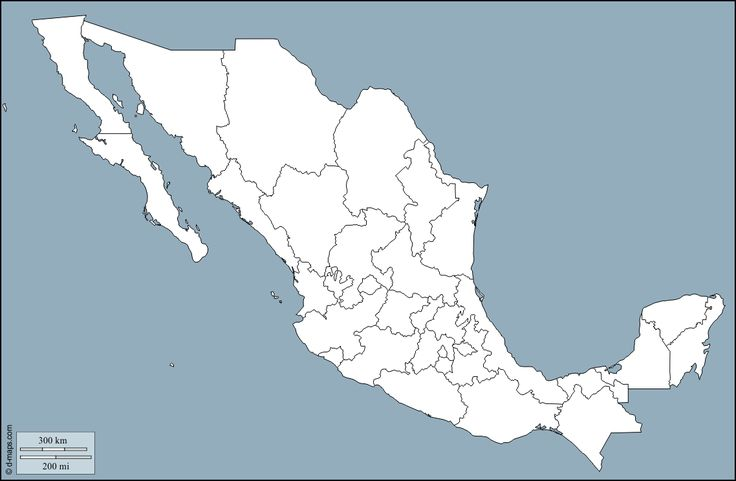
#> input picture mexico.jpg, 736 x 481 px
$ python vendedor_mexicano.py
#> lines starting #> are read from the running program, lines starting #| are printed output that depends on the picture
### scripts/AntColonyOptimizer.py
import numpy as np
import matplotlib.pyplot as plt
import time

import warnings

warnings.filterwarnings("ignore")


class AntColonyOptimizer:
    def __init__(self, ants, evaporation_rate, intensification, alpha=1.0, beta=0.0, beta_evaporation_rate=0,
                 choose_best=.1):
        """
        Ant colony optimizer.  Traverses a graph and finds either the max or min distance between nodes.
        :param ants: number of ants to traverse the graph
        :param evaporation_rate: rate at which pheromone evaporates
        :param intensification: constant added to the best path
        :param alpha: weighting of pheromone
        :param beta: weighting of heuristic (1/distance)
        :param beta_evaporation_rate: rate at which beta decays (optional)
        :param choose_best: probability to choose the best route
        """
        # Parameters
        self.ants = ants
        self.evaporation_rate = evaporation_rate
        self.pheromone_intensification = intensification
        self.heuristic_alpha = alpha
        self.heuristic_beta = beta
        self.beta_evaporation_rate = beta_evaporation_rate
        self.choose_best = choose_best

        # Internal representations
        self.pheromone_matrix = None
        self.heuristic_matrix = None
        self.probability_matrix = None

        self.map = None
        self.set_of_available_nodes = None

        # Internal stats
        self.best_series = []
        self.best_path_series = []   # mejor ruta por iteración (para GIF)
        self.best = None
        self.fitted = False
        self.best_path = None
        self.fit_time = None

        # Plotting values
        self.stopped_early = False

    # [24 lines left out: function __str__, not called in this run]

    def _initialize(self):
        """
        Initializes the model by creating the various matrices and generating the list of available nodes
        """
        assert self.map.shape[0] == self.map.shape[1], "Map is not a distance matrix!"
        num_nodes = self.map.shape[0]
        self.pheromone_matrix = np.ones((num_nodes, num_nodes))
        # Remove the diagonal since there is no pheromone from node i to itself
        self.pheromone_matrix[np.eye(num_nodes) == 1] = 0
        self.heuristic_matrix = 1 / self.map
        self.probability_matrix = (self.pheromone_matrix ** self.heuristic_alpha) * (
                self.heuristic_matrix ** self.heuristic_beta)  # element by element multiplcation
        self.set_of_available_nodes = list(range(num_nodes))

    def _reinstate_nodes(self):
        """
        Resets available nodes to all nodes for the next iteration
        """
        self.set_of_available_nodes = list(range(self.map.shape[0]))

    def _update_probabilities(self):
        """
        After evaporation and intensification, the probability matrix needs to be updated.  This function
        does that.
        """
        self.probability_matrix = (self.pheromone_matrix ** self.heuristic_alpha) * (
                self.heuristic_matrix ** self.heuristic_beta)

    def _choose_next_node(self, from_node):
        """
        Chooses the next node based on probabilities.  If p < p_choose_best, then the best path is chosen, otherwise
        it is selected from a probability distribution weighted by the pheromone.
        :param from_node: the node the ant is coming from
        :return: index of the node the ant is going to
        """
        numerator = self.probability_matrix[from_node, self.set_of_available_nodes]
        if np.random.random() < self.choose_best:
            next_node = np.argmax(numerator)
        else:
            denominator = np.sum(numerator)
            probabilities = numerator / denominator
            next_node = np.random.choice(range(len(probabilities)), p=probabilities)
        return next_node

    def _remove_node(self, node):
        self.set_of_available_nodes.remove(node)

    def _evaluate(self, paths, mode):
        """
        Evaluates the solutions of the ants by adding up the distances between nodes.
        :param paths: solutions from the ants
        :param mode: max or min
        :return: x and y coordinates of the best path as a tuple, the best path, and the best score
        """
        scores = np.zeros(len(paths))
        coordinates_i = []
        coordinates_j = []
        for index, path in enumerate(paths):
            score = 0
            coords_i = []
            coords_j = []
            for i in range(len(path) - 1):
                coords_i.append(path[i])
                coords_j.append(path[i + 1])
                score += self.map[path[i], path[i + 1]]
            scores[index] = score
            coordinates_i.append(coords_i)
            coordinates_j.append(coords_j)
        if mode == 'min':
            best = np.argmin(scores)
        elif mode == 'max':
            best = np.argmax(scores)
        return (coordinates_i[best], coordinates_j[best]), paths[best], scores[best]

    def _evaporation(self):
        """
        Evaporate some pheromone as the inverse of the evaporation rate.  Also evaporates beta if desired.
        """
        self.pheromone_matrix *= (1 - self.evaporation_rate)
        self.heuristic_beta *= (1 - self.beta_evaporation_rate)

    def _intensify(self, best_coords):
        """
        Increases the pheromone by some scalar for the best route.
        :param best_coords: x and y (i and j) coordinates of the best route
        """
        i = best_coords[0]
        j = best_coords[1]
        self.pheromone_matrix[i, j] += self.pheromone_intensification

    def fit(self, map_matrix, iterations=100, mode='min', early_stopping_count=20, verbose=True):
        """
        Fits the ACO to a specific map.  This was designed with the Traveling Salesman problem in mind.
        :param map_matrix: Distance matrix or some other matrix with similar properties
        :param iterations: number of iterations
        :param mode: whether to get the minimum path or maximum path
        :param early_stopping_count: how many iterations of the same score to make the algorithm stop early
        :return: the best score
        """
        if verbose: print("Beginning ACO Optimization with {} iterations...".format(iterations))
        self.map = map_matrix
        start = time.time()
        self._initialize()
        num_equal = 0

        for i in range(iterations):
            start_iter = time.time()
            paths = []
            path = []

            for ant in range(self.ants):
                current_node = self.set_of_available_nodes[np.random.randint(0, len(self.set_of_available_nodes))]
                start_node = current_node
                while True:
                    path.append(current_node)
                    self._remove_node(current_node)
                    if len(self.set_of_available_nodes) != 0:
                        current_node_index = self._choose_next_node(current_node)
                        current_node = self.set_of_available_nodes[current_node_index]
                    else:
                        break

                path.append(start_node)  # go back to start
                self._reinstate_nodes()
                paths.append(path)
                path = []

            best_path_coords, best_path, best_score = self._evaluate(paths, mode)

            if i == 0:
                best_score_so_far = best_score
                self.best_path = best_path
            else:
                if mode == 'min':
                    if best_score < best_score_so_far:
                        best_score_so_far = best_score
                        self.best_path = best_path
                elif mode == 'max':
                    if best_score > best_score_so_far:
                        best_score_so_far = best_score
                        self.best_path = best_path

            if best_score == best_score_so_far:
                num_equal += 1
            else:
                num_equal = 0

            self.best_series.append(best_score)
            self.best_path_series.append(list(self.best_path))  # ruta global mejor hasta iter i
            self._evaporation()
            self._intensify(best_path_coords)
            self._update_probabilities()

            if verbose: print("Best score at iteration {}: {}; overall: {} ({}s)"
                              "".format(i, round(best_score, 2), round(best_score_so_far, 2),
                                        round(time.time() - start_iter)))

            if best_score == best_score_so_far and num_equal == early_stopping_count:
                self.stopped_early = True
                print("Stopping early due to {} iterations of the same score.".format(early_stopping_count))
                break

        self.fit_time = round(time.time() - start)
        self.fitted = True

        if mode == 'min':
            self.best = self.best_series[np.argmin(self.best_series)]
            if verbose: print(
                "ACO fitted.  Runtime: {} minutes.  Best score: {}".format(self.fit_time // 60, self.best))
            return self.best
        elif mode == 'max':
            self.best = self.best_series[np.argmax(self.best_series)]
            if verbose: print(
                "ACO fitted.  Runtime: {} minutes.  Best score: {}".format(self.fit_time // 60, self.best))
            return self.best
        else:
            raise ValueError("Invalid mode!  Choose 'min' or 'max'.")

    # [22 lines left out: function plot, not called in this run]

### vendedor_mexicano.py
"""
El salario medio en México es de 10 000 MXN al mes.
El caro mas vendido en México en 2017 era la Nissan Versa.


Entonces supondremos que el vendedor tiene un Nissan Versa para movarse y que el vendedor gana 10 000MXN al mes (333 MXN al dia)

El peago costa 4 MXN al km
El caro consume 7L al 100km yel precio al litre del gasolina 26MXN litre

Supongamos que podemos hacer 800km al dia
"""
import numpy as np
from AntColonyOptimizer import AntColonyOptimizer
import matplotlib
matplotlib.use('Agg')
import matplotlib.pyplot as plt
import matplotlib.image as mpimg


ciudades = np.array([
    [21.8818, -102.2958],     # Aguascalientes
    [32.6278, -115.4545],     # Mexicali
    [24.1426, -110.3132],     # La Paz
    [19.8444, -90.5349],      # San Francisco de Campeche
    [16.7597, -93.1131],      # Tuxtla Gutiérrez
    [28.6329, -106.0691],     # Chihuahua
    [25.4232, -101.0053],     # Saltillo
    [19.2452, -103.7241],     # Colima
    [24.0277, -104.6546],     # Victoria de Durango
    [21.0194, -101.2574],     # Guanajuato
    [17.5507, -99.5010],      # Chilpancingo
    [20.1160, -98.7335],      # Pachuca
    [20.6597, -103.3496],     # Guadalajara
    [19.2892, -99.6557],      # Toluca
    [19.7008, -101.1844],     # Morelia
    [18.9242, -99.2216],      # Cuernavaca
    [21.5045, -104.8964],     # Tepic
    [25.6866, -100.3161],     # Monterrey
    [17.0677, -96.7226],      # Oaxaca de Juárez
    [19.0439, -98.2005],      # Puebla de Zaragoza
    [20.5881, -100.3881],     # Santiago de Querétaro
    [18.5141, -88.2948],      # Chetumal
    [22.1565, -100.9855],     # San Luis Potosí
    [24.8075, -107.3928],     # Culiacán
    [29.0988, -110.9548],     # Hermosillo
    [17.9869, -92.9303],      # Villahermosa
    [23.7461, -99.1462],      # Ciudad Victoria
    [19.3175, -98.2386],      # Tlaxcala
    [19.5430, -96.9052],      # Xalapa
    [20.9754, -89.6169],      # Mérida
    [22.7709, -102.5833],     # Zacatecas
    [19.4326, -99.1332]       # Ciudad de México
]) * np.pi / 180


def distancia(ciudad_1, ciudad_2):

    """
    uso de la formula de Harvenstine
    """
    lat_1, long_1 = ciudad_1[0], ciudad_1[1]
    lat_2, long_2 = ciudad_2[0], ciudad_2[1]

    delta_lat = lat_2 - lat_1
    delta_long = long_2 - long_1

    a = np.sin(delta_lat/2)**2 + np.cos(lat_1)*np.cos(lat_2)* ( np.sin(delta_long/2)**2 )
    c = 2 * np.atan2( np.sqrt(a), np.sqrt(1 - a) )

    R = 6371

    factor_coreccion = 1.2

    return factor_coreccion*R*c


def precio_viaje(ciudad_1 , ciudad_2 ):

    precio_gasolina = 7*26/100  # MXN / km
    precio_peaje = 4    # MXN / km
    kilometros_al_dia = 800     #km
    salario_diario = 333    # MXN

    d = distancia(ciudad_1, ciudad_2)
    gasolina = d * precio_gasolina
    peaje = d * precio_peaje
    salario_perdido = (d / kilometros_al_dia) * salario_diario

    return gasolina + peaje + salario_perdido


precio_matrice = np.zeros(shape = (32,32))


for i in range(32):
    for j in range(32):

        precio_matrice[i][j] = precio_viaje(ciudades[i], ciudades[j])


optimizer = AntColonyOptimizer(ants=32, evaporation_rate=.1, intensification=2, alpha=1, beta=1,
                               beta_evaporation_rate=0, choose_best=.1)

best = optimizer.fit(precio_matrice, 200)

print(optimizer.best_path)

ciudades_plano = ciudades.copy()
ciudades_plano[:,0] = ciudades[:,1] * 6371
ciudades_plano[:,1] = np.log( np.tan( (np.pi/4) + ciudades[:,0]/2 )) * 6371


img = mpimg.imread('mexico.jpg')
#> img is the input picture: shape (481, 736, 3); mean R, G, B 173.2, 191.4, 202

fig, ax = plt.subplots()
ax.imshow(img, extent=[np.min(ciudades_plano[:,0])-300, np.max(ciudades_plano[:,0])+100, np.min(ciudades_plano[:,1])-400, np.max(ciudades_plano[:,1])+200], aspect='auto')

ax.scatter(ciudades_plano[:,0], ciudades_plano[:,1])
ax.plot(ciudades_plano[optimizer.best_path,0],ciudades_plano[optimizer.best_path,1],'-r')
plt.savefig("graphique.png")
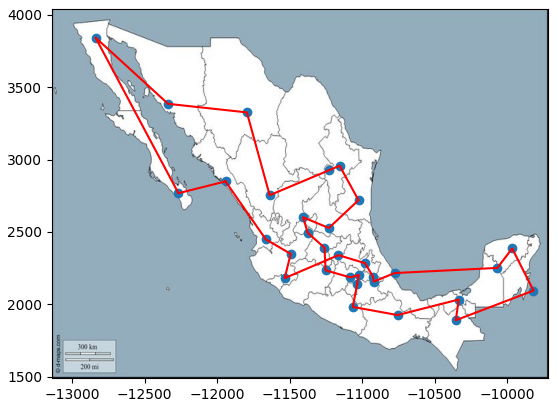
#> figure drawn by matplotlib, 1 panel
plt.close()
